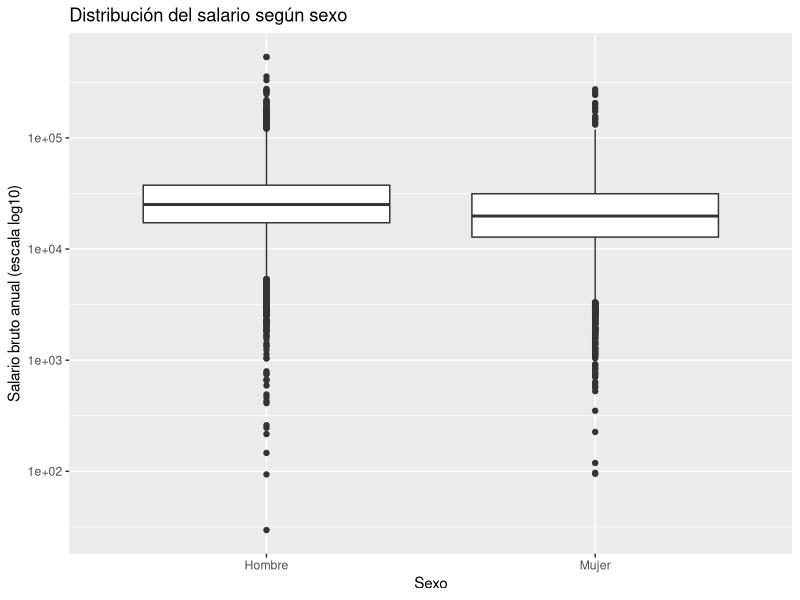
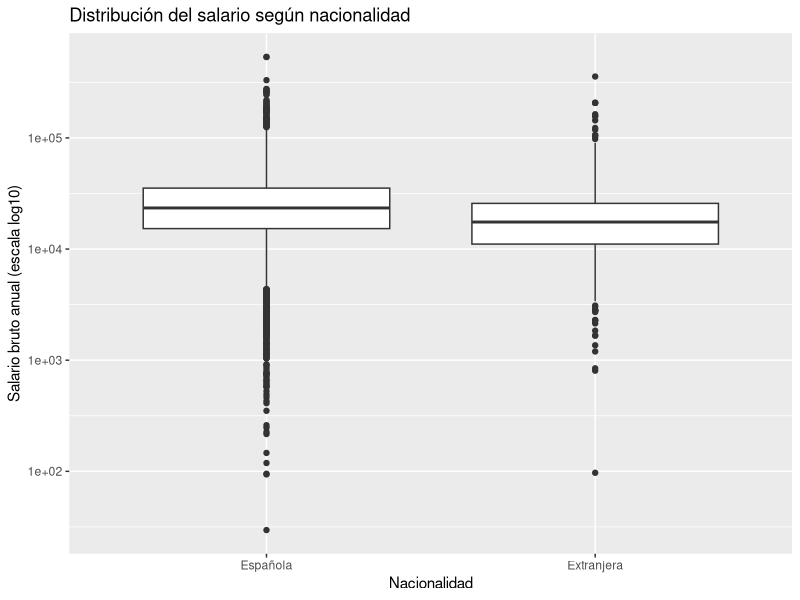
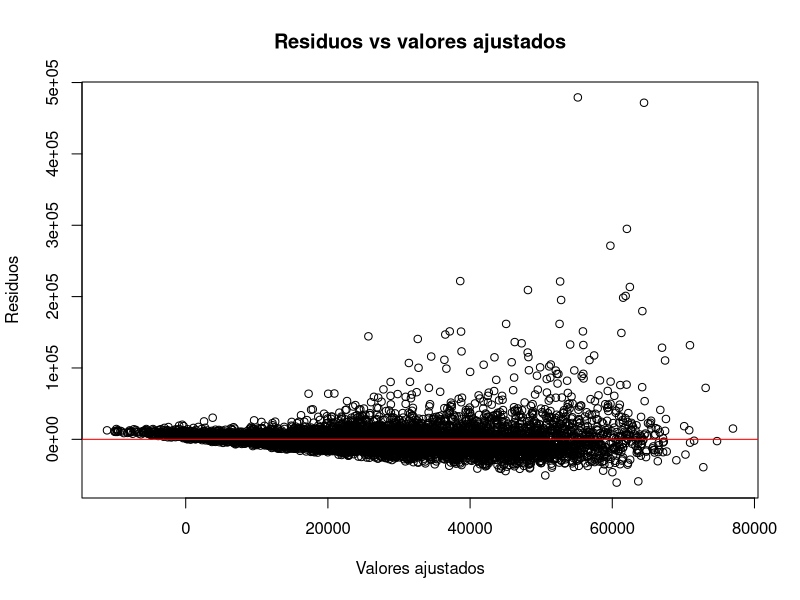
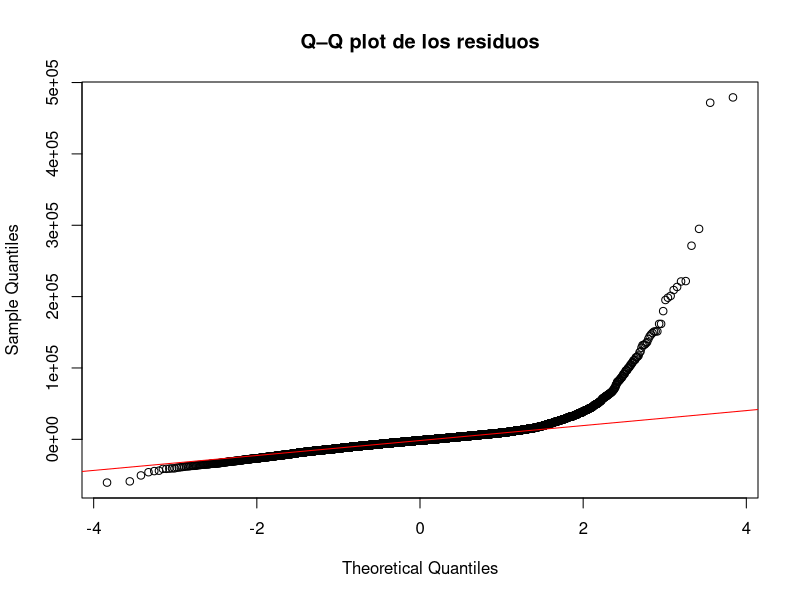
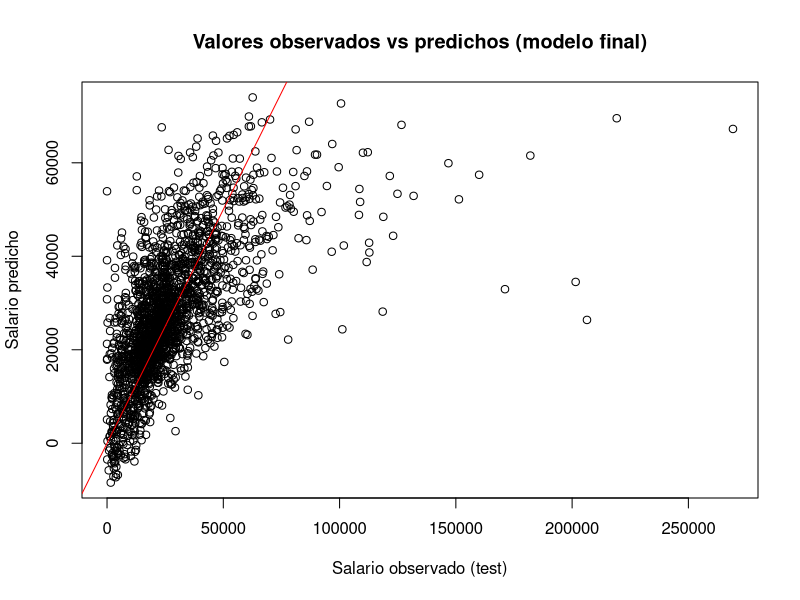
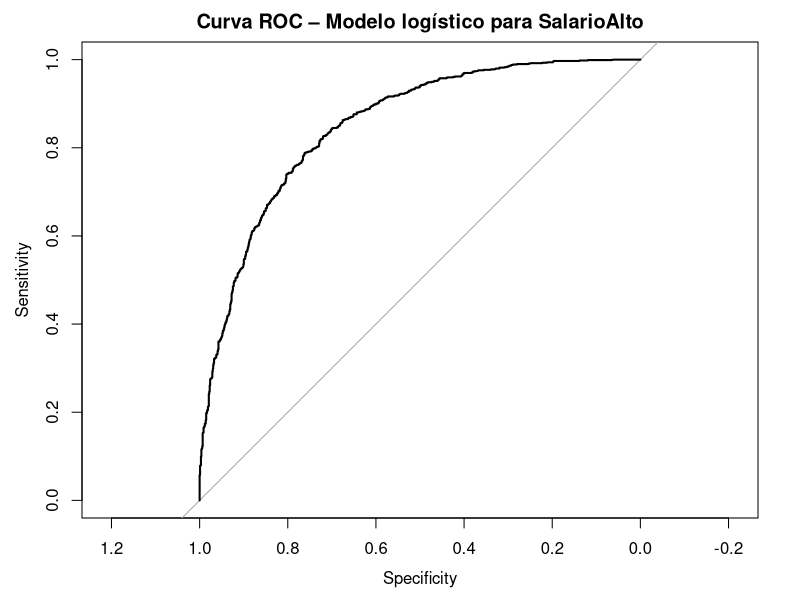

Source code (R) for these figures, in order:
## ---- chunk 1
# cargo librerías necesarias
library(plyr)
library(dplyr)
library(readr)
library(stringr)

# leo el fichero principal de salarios
salarios_raw <- read_csv("salarios_INE_2022_sample.csv")

# reviso la estructura básica sin listar todo el dataset
glimpse(salarios_raw)

# convierto las variables categóricas más importantes a factor
salarios <- salarios_raw |>
  mutate(
    SEXO = factor(
      SEXO,
      levels = c(1, 6),
      labels = c("Hombre", "Mujer")
    ),
    TIPOPAIS = factor(
      TIPOPAIS,
      levels = c(1, 2),
      labels = c("Española", "Extranjera")
    ),
    TIPOJOR = factor(
      TIPOJOR,
      levels = c(1, 2),
      labels = c("Tiempo completo", "Tiempo parcial")
    ),
    TIPOCON = factor(
      TIPOCON,
      levels = c(1, 2),
      labels = c("Indefinido", "Determinado")
    ),
    ANOS2 = factor(ANOS2),
    ESTU  = factor(ESTU),
    CNACE = as.character(CNACE),
    CNO1  = as.character(CNO1)
  )

# creo la variable CNACE_grp en tres niveles
salarios <- salarios |>
  mutate(
    CNACE_grp = case_when(
      str_sub(CNACE, 1, 1) %in% c("B", "C", "D", "E", "F") ~ "B–F",
      str_sub(CNACE, 1, 1) %in% c("O", "P", "Q")           ~ "O–Q",
      TRUE                                                 ~ "Resto"
    ),
    CNACE_grp = factor(CNACE_grp,
                       levels = c("B–F", "O–Q", "Resto"))
  )

# creo la variable CNO1_grp en tres niveles
salarios <- salarios |>
  mutate(
    letra_cno = str_sub(CNO1, 1, 1),
    CNO1_grp = case_when(
      letra_cno %in% c("A", "B", "C") ~ "A0–C0",
      letra_cno %in% c("D", "E", "F", "G", "H", "I", "J") ~ "D0–J0",
      TRUE ~ "Resto"
    ),
    CNO1_grp = factor(CNO1_grp,
                      levels = c("A0–C0", "D0–J0", "Resto"))
  ) |>
  select(-letra_cno)

# compruebo rápidamente la estructura final
glimpse(salarios)
## ---- chunk 2
# selecciono las variables cuantitativas clave
vars_cuant <- c("RETRINOIN", "ANOANTI", "JAP")

datos_cuant <- salarios |>
  dplyr::select(dplyr::all_of(vars_cuant))

# resumen rápido de estas variables
summary(datos_cuant)

# matriz de correlaciones de Pearson
matriz_cor <- cor(
  datos_cuant,
  use = "complete.obs",
  method = "pearson"
)

# matriz redondeada 
round(matriz_cor, 3)
## ---- chunk 3

library(ggplot2)
library(dplyr)
library(tidyr)

set.seed(123)

# preparo datos para el gráfico (elimino NA y, si hace falta, muestreo)
salarios_plot <- salarios |>
  select(SEXO, TIPOPAIS, RETRINOIN) |>
  drop_na()

# si el dataset es muy grande, uso como máximo 50.000 observaciones para los gráficos
n_max <- min(50000L, nrow(salarios_plot))
salarios_plot <- salarios_plot[sample(seq_len(nrow(salarios_plot)), n_max), ]

# gráfico 1: salario según sexo
ggplot(salarios_plot, aes(x = SEXO, y = RETRINOIN)) +
  geom_boxplot() +
  scale_y_log10() +
  labs(
    title = "Distribución del salario según sexo",
    x = "Sexo",
    y = "Salario bruto anual (escala log10)"
  )

# gráfico 2: salario según nacionalidad
ggplot(salarios_plot, aes(x = TIPOPAIS, y = RETRINOIN)) +
  geom_boxplot() +
  scale_y_log10() +
  labs(
    title = "Distribución del salario según nacionalidad",
    x = "Nacionalidad",
    y = "Salario bruto anual (escala log10)"
  )
## ---- chunk 4
set.seed(42)  

n_total <- nrow(salarios)
n_train <- floor(0.8 * n_total)

# índices aleatorios para el conjunto de entrenamiento
indices_train <- sample(seq_len(n_total), size = n_train)

# creo los dos conjuntos
train <- salarios[indices_train, ]
test  <- salarios[-indices_train, ]

# compruebo tamaños
nrow(train)
nrow(test)
## ---- chunk 5
# modelo lineal simple 1: RETRINOIN ~ SEXO
mod_sexo <- lm(RETRINOIN ~ SEXO, data = train)
summary(mod_sexo)

# diferencia salarial y salarios medios estimados por sexo
dif_sexo <- coef(mod_sexo)["SEXOMujer"]
salario_hombre_hat <- coef(mod_sexo)[1]
salario_mujer_hat  <- salario_hombre_hat + dif_sexo

round(
  c(
    dif_sexo           = dif_sexo,
    salario_hombre_hat = salario_hombre_hat,
    salario_mujer_hat  = salario_mujer_hat
  ),
  2
)

# modelo lineal simple 2: RETRINOIN ~ TIPOPAIS
mod_pais <- lm(RETRINOIN ~ TIPOPAIS, data = train)
summary(mod_pais)

# diferencia salarial y salarios medios estimados por nacionalidad
dif_pais        <- coef(mod_pais)["TIPOPAISExtranjera"]
salario_esp_hat <- coef(mod_pais)[1]
salario_ext_hat <- salario_esp_hat + dif_pais

round(
  c(
    dif_pais        = dif_pais,
    salario_esp_hat = salario_esp_hat,
    salario_ext_hat = salario_ext_hat
  ),
  2
)
## ---- chunk 6
# modelo de regresión lineal múltiple con predictores cuantitativos
mod_cuant <- lm(RETRINOIN ~ ANOANTI + JAP, data = train)

# resumen del modelo
summary(mod_cuant)

# extracción de coeficientes y R^2 ajustado
coef(mod_cuant)
summary(mod_cuant)$adj.r.squared
## ---- chunk 7
library(car)  # para la función vif()

# modelo completo con cuantitativas + cualitativas
mod_completo <- lm(
  RETRINOIN ~ ANOANTI + JAP +
    SEXO + TIPOPAIS + ESTU + ANOS2 +
    TIPOJOR + TIPOCON + CNACE_grp + CNO1_grp,
  data = train
)

# resumen del modelo completo y VIF
summary(mod_completo)
vif(mod_completo)

# modelo final tras eliminar ANOS2 y TIPOCON
mod_final <- lm(
  RETRINOIN ~ ANOANTI + JAP +
    SEXO + TIPOPAIS + ESTU +
    TIPOJOR + CNACE_grp + CNO1_grp,
  data = train
)

# resumen del modelo final
summary(mod_final)

# R^2 ajustado del modelo final
summary(mod_final)$adj.r.squared

# coeficientes de SEXO y TIPOPAIS en el modelo final
coef(mod_final)[c("SEXOMujer", "TIPOPAISExtranjera")]
## ---- chunk 8
# obtengo residuos y valores ajustados del modelo final
residuos   <- resid(mod_final)
ajustados  <- fitted(mod_final)

# 1) Residuos vs valores ajustados
plot(
  ajustados, residuos,
  xlab = "Valores ajustados",
  ylab = "Residuos",
  main = "Residuos vs valores ajustados"
)
abline(h = 0, col = "red")

# 2) Q–Q plot de los residuos
qqnorm(residuos, main = "Q–Q plot de los residuos")
qqline(residuos, col = "red")
## ---- chunk 9
# 1) Predicciones del modelo final sobre el conjunto test
pred_test <- predict(mod_final, newdata = test)

# 2) Gráfico valores observados vs predichos
plot(
  test$RETRINOIN, pred_test,
  xlab = "Salario observado (test)",
  ylab = "Salario predicho",
  main = "Valores observados vs predichos (modelo final)"
)
abline(a = 0, b = 1, col = "red") 

# 3) Cálculo del RMSE
errores <- test$RETRINOIN - pred_test
rmse <- sqrt(mean(errores^2))

rmse
## ---- chunk 10
# 1) Cálculo de la mediana global del salario
mediana_salario <- median(salarios$RETRINOIN)

mediana_salario

# 2) Creo la variable binaria SalarioAlto (1 = Alto, 0 = No Alto)
salarios$SalarioAlto <- ifelse(
  salarios$RETRINOIN > mediana_salario,
  1,  # salario alto
  0   # no alto
)

# 3) La convierto a factor
salarios$SalarioAlto <- factor(
  salarios$SalarioAlto,
  levels = c(0, 1),
  labels = c("No Alto", "Alto")
)

# 4) Reutilizo la misma partición train/test del apartado 1.4

train_log <- salarios[indices_train, ]
test_log  <- salarios[-indices_train, ]

# compruebo el equilibrio aproximado de la nueva variable
table(train_log$SalarioAlto)
prop.table(table(train_log$SalarioAlto))
## ---- chunk 11
# modelo de regresión logística inicial
mod_logit <- glm(
  SalarioAlto ~ SEXO + ANOANTI + JAP + ESTU +
    TIPOCON + CNACE_grp + CNO1_grp + TIPOPAIS,
  data = train_log,
  family = binomial(link = "logit")
)

# resumen del modelo
summary(mod_logit)
## ---- chunk 12
# cálculo de las odds-ratio para todos los coeficientes del modelo logístico
or_mod_logit <- exp(coef(mod_logit))
or_mod_logit
## ---- chunk 13
or_mod_logit[c(
  "SEXOMujer",
  "ANOANTI",
  "JAP",
  "ESTU4", "ESTU5", "ESTU6", "ESTU7",
  "TIPOCONDeterminado",
  "CNACE_grpResto",
  "CNO1_grpD0–J0",
  "CNO1_grpResto"
)]
## ---- chunk 14
# 1) Probabilidades predichas en el conjunto de test
prob_test <- predict(mod_logit, newdata = test_log, type = "response")

# 2) Clasificación usando punto de corte 0.5
clase_pred <- ifelse(prob_test >= 0.5, "Alto", "No Alto")

# me aseguro de que las etiquetas coinciden con las de SalarioAlto
clase_pred <- factor(clase_pred, levels = c("No Alto", "Alto"))

# 3) Matriz de confusión
matriz_conf <- table(Real = test_log$SalarioAlto,
                     Predicho = clase_pred)
matriz_conf

# 4) Cálculo de Accuracy, Sensibilidad y Especificidad
TP <- matriz_conf["Alto", "Alto"]
TN <- matriz_conf["No Alto", "No Alto"]
FP <- matriz_conf["No Alto", "Alto"]
FN <- matriz_conf["Alto", "No Alto"]

accuracy      <- (TP + TN) / sum(matriz_conf)
sensibilidad  <- TP / (TP + FN)   # true positive rate
especificidad <- TN / (TN + FP)   # true negative rate

accuracy
sensibilidad
especificidad
## ---- chunk 15
# 1) Probabilidades predichas de salario alto en el conjunto de test
prob_test <- predict(mod_logit, newdata = test_log, type = "response")

# 2) Añado la probabilidad al data frame de test
test_log_pred <- test_log |>
  dplyr::mutate(prob_SalarioAlto = prob_test)

# 3) Ordeno de mayor a menor probabilidad y selecciono los 5 primeros
top5 <- test_log_pred |>
  dplyr::arrange(dplyr::desc(prob_SalarioAlto)) |>
  dplyr::select(
    SalarioAlto, prob_SalarioAlto,
    SEXO, TIPOPAIS, ESTU, ANOANTI, JAP,
    TIPOJOR, TIPOCON, CNACE_grp, CNO1_grp
  ) |>
  head(5)

top5
## ---- chunk 16

# devianza nula y devianza residual del modelo logístico
dev_null <- mod_logit$null.deviance
dev_res  <- mod_logit$deviance

# diferencia de devianzas y grados de libertad
dif_dev <- dev_null - dev_res
df_diff <- mod_logit$df.null - mod_logit$df.residual

dev_null
dev_res
dif_dev
df_diff

# p-valor del test Chi-cuadrado
p_val_chi <- 1 - pchisq(dif_dev, df = df_diff)
p_val_chi
## ---- chunk 17

library(pROC)

# probabilidades predichas en el conjunto de test
prob_test <- predict(mod_logit, newdata = test_log, type = "response")

# objeto ROC: clase positiva = "Alto"
roc_obj <- roc(
  response  = test_log$SalarioAlto,
  predictor = prob_test,
  levels    = c("No Alto", "Alto"),
  direction = "<"
)

# dibujo de la curva ROC
plot(
  roc_obj,
  main = "Curva ROC – Modelo logístico para SalarioAlto"
)

# cálculo del área bajo la curva
auc_val <- auc(roc_obj)
auc_val
